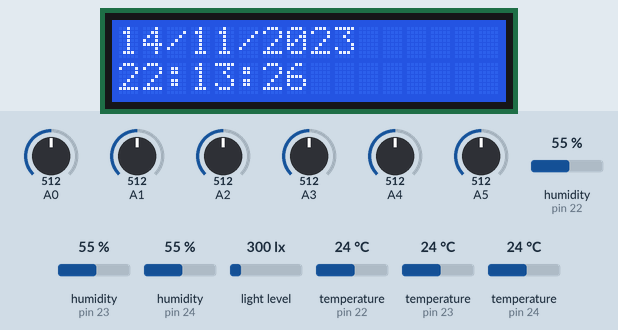
Simulated run of this sketch. Board: Arduino Mega 2560, built with avr-gcc and run on an emulated ATmega2560. On the bench: 16×2 character LCD. Inputs (shaded band) come from the test bench; at power-on: humidity (sensors on pin 22, pin 23, pin 24) 55 %, light level 300 lx, A0 = 512, A1 = 512, A2 = 512, A3 = 512, A4 = 512, A5 = 512, temperature (sensors on pin 22, pin 23, pin 24) 24 °C. The local clock reads 2024-03-15 10:24:30 at power-on unless the sketch sets it; the modem accepts every AT command (registered, SIM ready, sends succeed) and sends nothing else; what the sketch prints to the serial monitor is not drawn.

Above: at 7.2 s.
7.3 s: humidity (sensor on pin 22) set to 22 %
17.7 s: humidity (sensor on pin 23) set to 22 %
At 23.1 s:
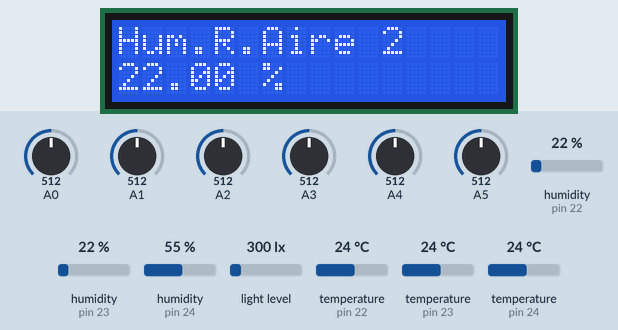
29.9 s: light level set to 40 lx
At 31.5 s:
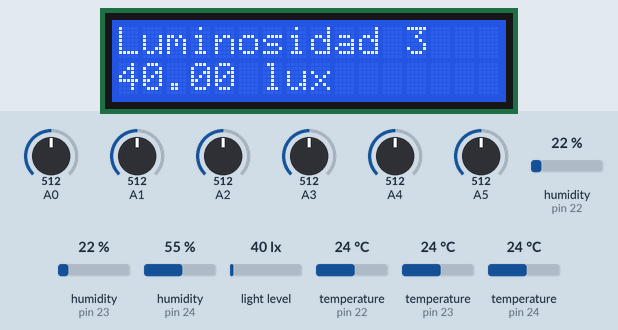
42.0 s: A0 set to 716
At 43.3 s:
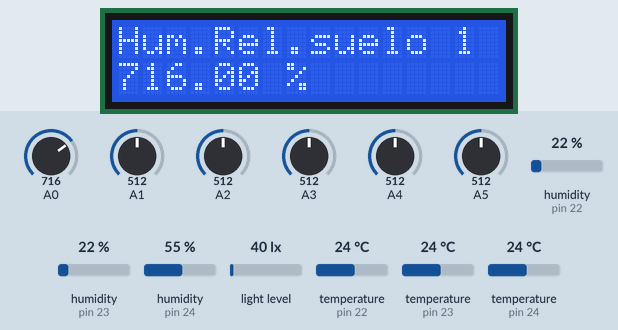
46.1 s: humidity (sensor on pin 24) set to 22 %
At 59.2 s:
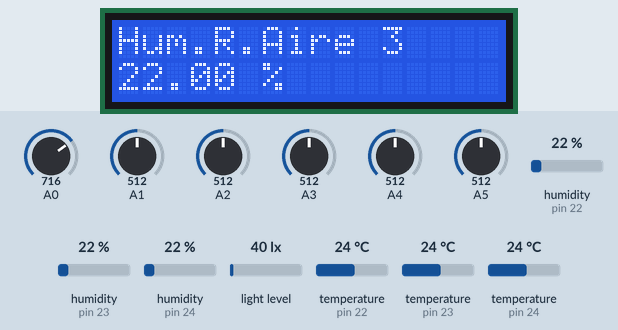
60.1 s: light level set to 500 lx
At 61.8 s:
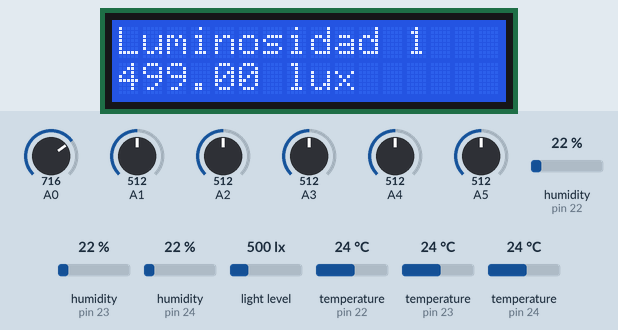
Timing chart, 0 to 63.3 s (numbered marks = the images above; inputs shaded):
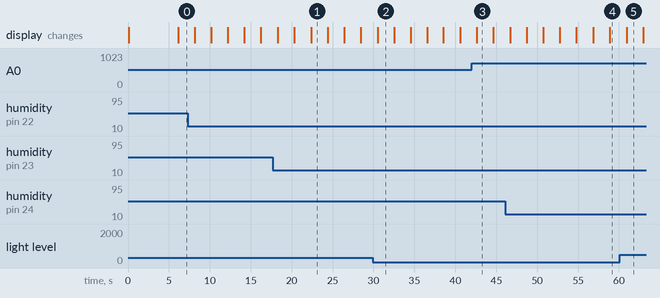

The sketch:

Cod.ino
```cpp
#include <DHT.h>
#define DHTTYPE DHT11   // DHT 11
int pin1 = 22;
int pin2 = 23;
int pin3 = 24;
DHT hum1(pin1, DHTTYPE);
DHT hum2(pin2, DHTTYPE);
DHT hum3(pin3, DHTTYPE);
// Variables para los dato de humedad relativa del aire
float humi1, humi2, humi3;
/*  Range:              0-2500 uMol/m^2s, +-5%
    Excitation Voltage  3.0-5.0VDC
    Sensor Output       0-2.5V
                        Linear: uMol/m^2s = V*1000
*/
float ldr1, ldr2, ldr3; // Variables para sensor de radiación fotosintéticamente activa (PAR, en μmol de fotones m.-2 s-1)
//#include <dht.h>
//const int DHT_RETRY_DELAY = 400;
#include <Wire.h>
#include <LiquidCrystal_I2C.h>
//#define DHTPIN 2
#include "RTClib.h"
#include <Wire.h>
#include <BH1750.h>
RTC_DS1307 RTC;
LiquidCrystal_I2C lcd(0x3F, 16, 2); // No funcionó así. Al parecer es por la librería, no existe el constructor
/* Variables para los sensores de humedad de la tierra */
float HR1 = 0;
float HR2 = 0;
float HR3 = 0;
float temp1 = 0;
float temp2 = 0;
float temp3 = 0;
uint16_t lux1;
uint16_t lux2;
uint16_t lux3;
/* Sensores de luz */
BH1750 lightMeter1;
BH1750 lightMeter2;
BH1750 lightMeter3;
int idinsert = 27; // Número de la consulta en la tabla 'consultas' de la base de datos serviciow
int cabina = 0;
#define SSID "UDLA-WIFI" //-> Nombre De Red
#define PASS "invitado"  //-> Clave De La Red
#define IP "191.102.85.226"
#include <SoftwareSerial.h>
void setup() {
  Serial.begin(115200);
  Serial1.begin(115200);
  hum1.begin();
  hum2.begin();
  hum3.begin();
  //Verificar que el ESP está funcionando
  //Serial.println("Comprobando modulo WiFi");
  Serial1.println("AT");
  delay(10);
  int com = 1;
  while (com) {
    if (Serial1.find('OK')) {
      //Serial.println("Modulo funcionando");
      com = 0;
    } else {
      //Serial.println("Reiniciando modulo");
      Serial1.println("AT+RST");
      delay(100);
      Serial1.println("AT");
    }
  }
  lcd.begin();
  Wire.begin();
  lightMeter1.begin();
  lightMeter2.begin();
  lightMeter3.begin();
  RTC.begin();
  if (!RTC.isrunning()) {
    lcd.println("RTC is not running!");
    delay(10000);
  } else {
    lcd.println("Conectando...");
  }
  RTC.adjust(DateTime(__DATE__, __TIME__));
  while (!ConectarWiFi()) {}
  lcd.clear();
}
void loop() {
Serial.println("Iniciando muestreo");
  mostrarRTCLCD(); //Se manda a llamar la funcion "mostrarRTCLCD" y despues se espera un tienpo de 1seg
  delay(2000);
  lcd.clear();
  LeerHumedadSuelo();
  LeerTemperaturaAire();
  LeerHumedadRelaticaAire();
  LeerLuminosidad();
  LeerSensoresPar();
  enviar_wifi();
}
void mostrarRTCLCD() {
  DateTime now = RTC.now(); // Obtiene datos del modulo RTC (pila de reloj)
  lcd.clear();
  lcd.setCursor(0, 0); // Top left
  if (now.day() < 10) {
    lcd.print("0");
  }
  lcd.print(now.day(), DEC); //Imprime día
  lcd.print('/');
  if (now.month() < 10) {
    lcd.print("0");
  }
  lcd.print(now.month(), DEC); //Imprime mes
  lcd.print('/');
  lcd.print(now.year(), DEC);  //Imprime el año
  lcd.setCursor(0, 1);
  if (now.hour() < 10) {
    lcd.print("0");
  }
  lcd.print(now.hour(), DEC); //Imprime hora
  lcd.print(':');
  if (now.minute() < 10) {
    lcd.print("0");
  }
  lcd.print(now.minute(), DEC); //Imprime minutos
  lcd.print(':');
  if (now.second() < 10) {
    lcd.print("0");
  }
  lcd.print(now.second(), DEC); //Imprime segundos
}
void LeerHumedadSuelo() {
  HR1 = analogRead(A0); // Lee el sensor 1 de humedad del suelo <----
  Serial.println("Hum. suelo 1: " + String(HR1) + "%");
  mostrar_lcd("Hum.Rel.suelo 1 ", " %", HR1);
  HR2 = analogRead(A1); // Lee el sensor 2 de humedad del suelo <----
  Serial.println("Hum. suelo 2: " + String(HR2) + "%");
  mostrar_lcd("Hum.Rel.suelo 2 ", " %", HR2);
  HR3 = analogRead(A2); // Lee el sensor 3 de humedad del suelo <----
  Serial.println("Hum. suelo 3: " + String(HR3) + "%");
  mostrar_lcd("Hum.Rel.suelo 3 ", " %", HR3);
}
void LeerTemperaturaAire() {
  temp1 = analogRead(A3); // Lee el sensor 1 de temperatura <----
  temp1 = (5.0 * temp1 * 100.0) / 1024.0;
  Serial.println("Temp. 1: " + String((temp1 / 2.5)) + " Celsius");
  mostrar_lcd("Temp. 1 ", " Celsius", (temp1 / 2.5));
  temp2 = analogRead(A4); // Lee el sensor 2 de temperatura <----
  temp2 = (5.0 * temp2 * 100.0) / 1024.0;
  Serial.println("Temp. 2: " + String((temp2 / 2.5)) + " Celsius");
  mostrar_lcd("Temp. 2 ", " Celsius", (temp2 / 2.5));
  temp3 = analogRead(A5); // Lee el sensor 3 de temperatura <----
  temp3 = (5.0 * temp3 * 100.0) / 1024.0;
  Serial.println("Temp. 3: " + String((temp3 / 2.5)) + " Celsius");
  mostrar_lcd("Temp. 3 ", " Celsius", (temp3 / 2.5));
}
void LeerHumedadRelaticaAire() {
  humi1 = hum1.readHumidity();
  if (isnan(humi1)) { // Comprueba si son numeros las variables indicadas
    Serial.println();
    Serial.print("Error No :");
    Serial.print(humi1);
    Serial.println();
  } else {
    Serial.println("Humedad relativa del aire 1: " + String(humi1) + "%");
    mostrar_lcd("Hum.R.Aire 1", " %", humi1);
  }
  humi2 = hum2.readHumidity();
  if (isnan(humi2)) { // Comprueba si son numeros las variables indicadas
    Serial.println();
    Serial.print("Error No :");
    Serial.print(humi2);
    Serial.println();
  } else {
    Serial.println("Humedad relativa del aire 2: " + String(humi2) + "%");
    mostrar_lcd("Hum.R.Aire 2", " %", humi2);
  }
  humi3 = hum3.readHumidity();
  if (isnan(humi3)) { // Comprueba si son numeros las variables indicadas
    Serial.println();
    Serial.print("Error No :");
    Serial.print(humi3);
    Serial.println();
  } else {
    Serial.println("Humedad relativa del aire 3: " + String(humi3) + "%");
    mostrar_lcd("Hum.R.Aire 3", " %", humi3);
  }
}
void LeerLuminosidad() {
  lux1 = lightMeter1.readLightLevel(); // Lee el sensor 1 de luminocidad
  Serial.println("Sensor de luminocidad 1: " + String(lux1));
  mostrar_lcd("Luminosidad 1 ", " lux", lux1);
  lux2 = lightMeter2.readLightLevel(); // Lee el sensor 2 de luminocidad
  Serial.println("Sensor de luminocidad 2: " + String(lux2));
  mostrar_lcd("Luminosidad 2 ", " lux", lux2);
  lux3 = lightMeter3.readLightLevel(); // Lee el sensor 3 de luminocidad
  Serial.println("Sensor de luminocidad 3: " + String(lux3));
  mostrar_lcd("Luminosidad 3 ", " lux", lux3);
}
int contador_con = 0;
boolean ConectarWiFi() {                            // metodo para conecta el wifi a la red
  Serial.println("Configurando wifi ");
  Serial1.println("AT+CWMODE=1");
  delay(2000);
  String cmd = "AT+CWJAP=\"";
  cmd += SSID;
  cmd += "\",\"";
  cmd += PASS;
  cmd += "\"";
  Serial1.println(cmd);
  Serial.println(cmd);
  delay(4000);
  contador_con++;
  if (contador_con == 5) {
    Serial.println("Reiniciando WiFi");
    Serial1.println("AT+RST");
    contador_con = 0;
  }
  Serial.println("Intento de conexión:" + String(contador_con));
  if (Serial1.find('OK')) {
    Serial.println("Conectado wifi ");
    return true;
  }
  return false;
}
void enviar_wifi() { // Metodo para enviar los datos a la base de datos.
  lcd.print("Enviando...");
  String cmd = "AT+CIPSTART=\"TCP\",\"";
  cmd += IP;
  cmd += "\",80";
  Serial.print("CMD en enviar_wifi(): ");
  Serial.println(cmd);
  Serial1.println(cmd);
  Serial.println(cmd);
  if (Serial1.find("Error")) {
    Serial.println("AT+CIPSTART error");
    digitalWrite(47, HIGH);
    delay(2000);
    analogWrite(47, LOW);
    return;
  }
  String Envio = "GET /Sweb_gral/Service1.svc/Servicio_Grabar/";
  Envio += String(idinsert);
  Envio += ",";
  Envio += String(cabina);
  Envio += "@";
  Envio += String(HR1); // Sensor 1 de humedad de la tierra
  Envio += "@";
  Envio += String(HR2); // Sensor 1 de humedad de la tierra
  Envio += "@";
  Envio += String(HR3); // Sensor 1 de humedad de la tierra
  Envio += "@";
  Envio += String(temp1); // Sensor 1 de temperatura del aire
  Envio += "@";
  Envio += String(temp2); // Sensor 2 de temperatura del aire
  Envio += "@";
  Envio += String(temp3); // Sensor 3 de temperatura del aire
  Envio += "@";
  Envio += String(humi1); // Humedad relativa del aire 1
  Envio += "@";
  Envio += String(humi2); // Humedad relativa del aire 2
  Envio += "@";
  Envio += String(humi3); // Humedad relativa del aire 3
  Envio += "@";
  Envio += String(lux1); // Sensor 1 de luz
  Envio += "@";
  Envio += String(lux2); // Sensor 2 de luz
  Envio += "@";
  Envio += String(lux3); // Sensor 3 de luz
  Envio += "@";
  Envio += String(ldr1); // Sensor PAR 1
  Envio += "@";
  Envio += String(ldr2); // Sensor PAR 2
  Envio += "@";
  Envio += String(ldr3); // Sensor PAR 3
  Envio += "@";
  Envio += "\r\n\r\n";
  cmd = "AT+CIPSEND=";
  cmd += String(Envio.length());
  Serial1.println(cmd);
  Serial.println(cmd);
  if (Serial1.find(">")) {
    Serial1.print(Envio);
    Serial.print(Envio);
    Serial1.println("AT+CIPCLOSE");
  } else {
    Serial1.println("AT+CIPCLOSE");
    Serial.println("AT+CIPCLOSE");
  }
  digitalWrite(47, HIGH);
  delay(500);
  digitalWrite(47, LOW);
  delay(250);
  digitalWrite(47, HIGH);
  delay(250);
  digitalWrite(47, LOW);
  lcd.clear();
}
void LeerSensoresPar() {
  ldr1 = analogRead(A6);
  ldr2 = analogRead(A7);
  ldr3 = analogRead(A8);
  Serial.println("Lectura sensor PAR 1: " + String(ldr1));
  mostrar_lcd("PAR 1 ", "", ldr1);
  Serial.println("Lectura sensor PAR 2: " + String(ldr2));
  mostrar_lcd("PAR 2 ", "", ldr2);
  Serial.println("ectura sensor PAR 3: " + String(ldr3));
  mostrar_lcd("PAR 3 ", "", ldr3);
}
/*
   @parameter titulo: Nombre del dato a mostrar
   @parameter unidad: Unidades del dato a mostrar, por ejemplo: mm, ml, g, cm, m
   @parameter dato: Valor numérico del dato
*/
void mostrar_lcd(String titulo, String unidad, float dato) {
  lcd.print(titulo);
  lcd.setCursor(0, 1); // Bottom left
  lcd.print(dato);
  lcd.print(unidad);
  delay(2000);
  lcd.clear();
}
/*
  Envío: http://191.102.85.226/Sweb_gral/Service1.svc/Servicio_Grabar/27,0@12@12@12@12@12@12@12@12@12
  Result: {"ServicioGuardarResult":"{\"Resultado\":\"OK\",\"Mensaje\":\"OK\"}"}
*/
```

Measured:
- what the display in image 1 shows lasts 2.0 s, from 22.4 s to 24.4 s
